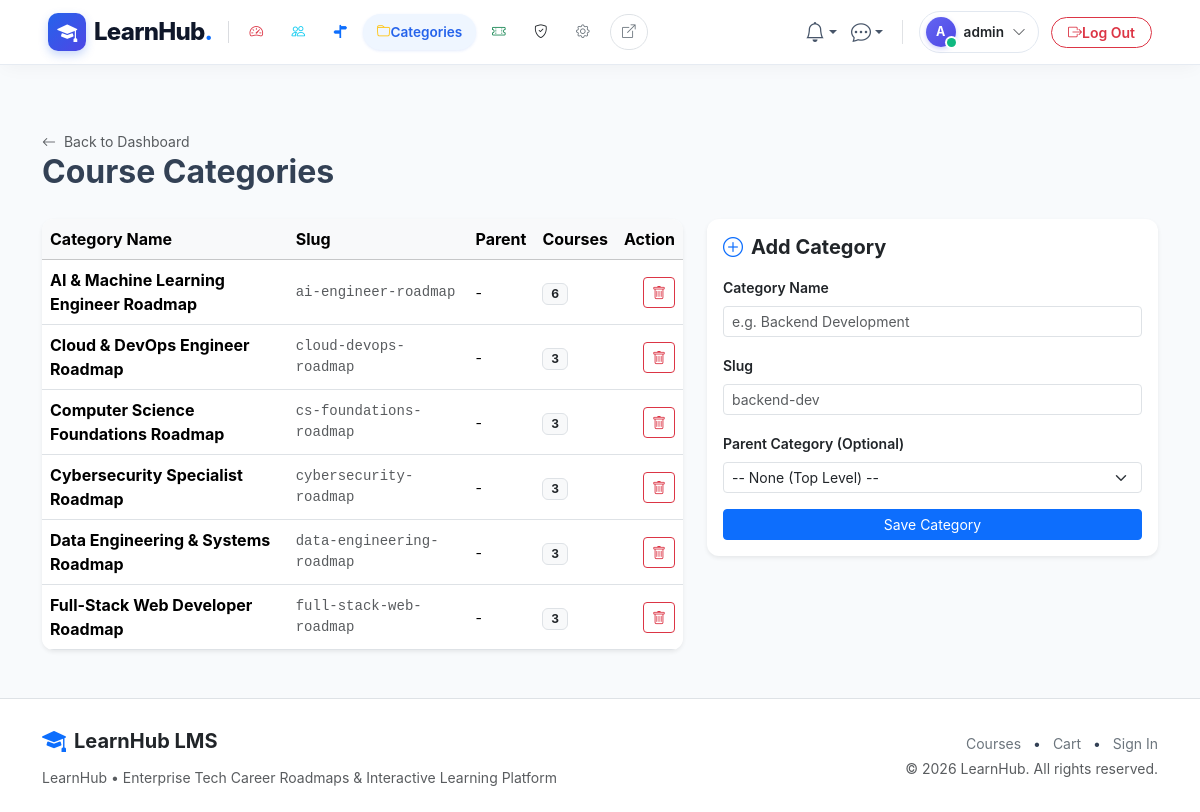
The app's page /admin/categories (signed in) with its own data.
### app/models/users.py (models this page shows, shortened)
class User(UserMixin, db.Model):
    __tablename__ = 'users'
    id = db.Column(db.Integer, primary_key=True)
    email = db.Column(db.String(120), unique=True, nullable=False, index=True)
    username = db.Column(db.String(80), unique=True, nullable=False, index=True)
    password_hash = db.Column(db.String(255), nullable=False)
    role_id = db.Column(db.Integer, db.ForeignKey('roles.id'), nullable=False)
    is_active = db.Column(db.Boolean, default=True, nullable=False)
    last_login = db.Column(db.DateTime, nullable=True)
    created_at = db.Column(db.DateTime, default=utcnow, nullable=False)
    role = db.relationship('Role', back_populates='users', lazy='joined')
    profile = db.relationship('UserProfile', back_populates='user', uselist=False, cascade='all, delete-orphan', lazy='joined')
    notifications = db.relationship('Notification', back_populates='user', cascade='all, delete-orphan', lazy='select', order_by='Notification.created_at.desc()')
    enrollments = db.relationship('Enrollment', back_populates='user', lazy='select')
    orders = db.relationship('Order', back_populates='user', lazy='select')
    course_instructors = db.relationship('CourseInstructor', back_populates='user', lazy='select')
    created_courses = db.relationship('Course', back_populates='creator', foreign_keys='Course.created_by', lazy='select')
    wishlists = db.relationship('Wishlist', back_populates='user', cascade='all, delete-orphan', lazy='select')
    quiz_attempts = db.relationship('QuizAttempt', back_populates='user', lazy='select')
    submissions = db.relationship('Submission', back_populates='user', lazy='select')
    forum_threads = db.relationship('ForumThread', back_populates='author', lazy='select')
    forum_posts = db.relationship('ForumPost', back_populates='author', lazy='select')
    post_likes = db.relationship('PostLike', back_populates='user', cascade='all, delete-orphan', lazy='select')
    sent_messages = db.relationship('Message', back_populates='sender', foreign_keys='Message.sender_id', lazy='select')
    received_messages = db.relationship('Message', back_populates='recipient', foreign_keys='Message.recipient_id', lazy='select')
    user_badges = db.relationship('UserBadge', back_populates='user', cascade='all, delete-orphan', lazy='select')
    reviews = db.relationship('Review', back_populates='user', lazy='select')
    audit_logs = db.relationship('AuditLog', back_populates='user', lazy='select')
    def has_role(self, role_name: str) -> bool:
        return bool(self.role and self.role.name.lower() == role_name.lower())
    @property
    def is_admin(self) -> bool:
        return self.has_role('admin')
    @property
    def is_instructor(self) -> bool:
        return self.has_role('instructor')

### app/models/catalog.py (models this page shows, shortened)
class Category(db.Model):
    __tablename__ = 'categories'
    id = db.Column(db.Integer, primary_key=True)
    name = db.Column(db.String(100), unique=True, nullable=False)
    slug = db.Column(db.String(120), unique=True, nullable=False, index=True)
    parent_id = db.Column(db.Integer, db.ForeignKey('categories.id', ondelete='SET NULL'), nullable=True)
    created_at = db.Column(db.DateTime, default=utcnow, nullable=False)
    parent = db.relationship('Category', remote_side=[id], back_populates='children')
    children = db.relationship('Category', back_populates='parent', lazy='select')
    courses = db.relationship('Course', back_populates='category', lazy='select')

### app/blueprints/admin/routes.py (the view, shortened to what this page needs)
@admin_bp.route('/categories', methods=['GET', 'POST'])
def categories():
    form = CategoryForm()
    form.parent_id.choices = [(0, '-- None (Top Level) --')] + [(c.id, c.name) for c in Category.query.order_by(Category.name).all()]
    items = Category.query.order_by(Category.name).all()
    return render_template('admin/categories.html', categories=items, form=form)

### app/templates/admin/categories.html (shortened to what this page needs)
{% extends 'base.html' %}
{% block content %}
<div class="container py-4">
  <div class="d-flex justify-content-between align-items-center mb-4">
    <div>
      <a href="{{ url_for('admin.dashboard') }}" class="text-muted small text-decoration-none">
        <i class="bi bi-arrow-left me-1"></i> Back to Dashboard
      </a>
      <h2 class="fw-bold mb-1">Course Categories</h2>
    </div>
  </div>
  <div class="row g-4">
    <div class="col-lg-7">
      <div class="card shadow-sm border-0">
        <div class="table-responsive">
          <table class="table table-hover align-middle mb-0">
            <thead class="table-light">
              <tr>
                <th>Category Name</th>
                <th>Slug</th>
                <th>Parent</th>
                <th>Courses</th>
                <th class="text-end">Action</th>
              </tr>
            </thead>
            <tbody>
              {% for c in categories %}
                <tr>
                  <td class="fw-bold">{{ c.name }}</td>
                  <td class="small font-monospace text-muted">{{ c.slug }}</td>
                  <td class="small">{{ c.parent.name if c.parent else '-' }}</td>
                  <td><span class="badge bg-light text-dark border">{{ c.courses|length }}</span></td>
                  <td class="text-end">
                    <form action="{{ url_for('admin.delete_category', id=c.id) }}" method="POST" data-confirm="Delete category '{{ c.name }}'?">
                      <button type="submit" class="btn btn-sm btn-outline-danger"><i class="bi bi-trash"></i></button>
                    </form>
                  </td>
                </tr>
              {% else %}
                <tr><td colspan="5" class="text-center py-3 text-muted">No categories yet.</td></tr>
              {% endfor %}
            </tbody>
          </table>
        </div>
      </div>
    </div>
    <div class="col-lg-5">
      <div class="card p-3 shadow-sm border-0 sticky-top" style="top: 80px;">
        <h5 class="fw-bold mb-3"><i class="bi bi-plus-circle text-primary me-2"></i>Add Category</h5>
        <form method="POST">
          <div class="mb-3">
            {{ form.name.label(class="form-label small fw-semibold") }}
            {{ form.name(class="form-control form-control-sm", placeholder="e.g. Backend Development") }}
          </div>
          <div class="mb-3">
            {{ form.slug.label(class="form-label small fw-semibold") }}
            {{ form.slug(class="form-control form-control-sm", placeholder="backend-dev") }}
          </div>
          <div class="mb-3">
            {{ form.parent_id.label(class="form-label small fw-semibold") }}
            {{ form.parent_id(class="form-select form-select-sm") }}
          </div>
          <button type="submit" class="btn btn-primary btn-sm w-100">Save Category</button>
        </form>
      </div>
    </div>
  </div>
</div>
{% endblock %}

### app/templates/partials/navbar.html (shortened to what this page needs)
{% set is_preview = is_preview if is_preview is defined else (True if (request.args.get('preview') == '1' or session.get('live_preview')) and request.blueprint != 'admin' else False) %}
{% set preview_qs = preview_qs if preview_qs is defined else ('?preview=1' if is_preview else '') %}
{% set is_admin_panel = (request.blueprint == 'admin') %}
{% set is_user_logged_in = current_user.is_authenticated and not (is_preview and not is_admin_panel) %}
{% set is_admin_user = current_user.is_authenticated and current_user.is_admin and not (is_preview and not is_admin_panel) %}
<nav class="navbar navbar-expand-lg navbar-glass sticky-top py-2">
  <div class="container-fluid px-xl-5 px-lg-4 px-3">
    <a class="navbar-brand d-flex align-items-center gap-2 text-decoration-none me-2" href="{{ url_for('admin.dashboard') if (is_admin_panel or is_admin_user) else (url_for('catalog.home') ~ preview_qs) }}">
      <div class="brand-logo-squircle">
        <i class="bi bi-mortarboard-fill"></i>
      </div>
      <span class="fs-4 brand-text leading-none">LearnHub<span class="text-primary">.</span></span>
    </a>
    <div class="offcanvas-lg offcanvas-start flex-grow-1" tabindex="-1" id="navbarOffcanvas" aria-labelledby="navbarOffcanvasLabel">
      <div class="offcanvas-body d-flex flex-column flex-lg-row align-items-lg-center justify-content-between p-3 p-lg-0 w-100">
        <ul class="navbar-nav me-auto mb-2 mb-lg-0 align-items-lg-center gap-1 flex-lg-nowrap d-none d-lg-flex">
          {% if is_admin_panel %}
            {% set is_dash_active = (request.endpoint == 'admin.dashboard') %}
            {% set is_users_active = (request.endpoint and ('user' in request.endpoint or 'role' in request.endpoint)) %}
            {% set is_roadmaps_active = (request.endpoint and 'roadmap' in request.endpoint) %}
            {% set is_cat_active = (request.endpoint and ('categor' in request.endpoint or 'department' in request.endpoint or 'tag' in request.endpoint)) %}
            {% set is_coupons_active = (request.endpoint and 'coupon' in request.endpoint) %}
            {% set is_audit_active = (request.endpoint and 'audit' in request.endpoint) %}
            {% set is_settings_active = (request.endpoint and ('setting' in request.endpoint or 'badge' in request.endpoint)) %}
            <li class="nav-item">
              <a class="nav-link admin-nav-item {% if is_dash_active %}active{% endif %}" href="{{ url_for('admin.dashboard') }}" title="Dashboard">
                <i class="bi bi-speedometer2 text-danger {% if is_dash_active %}me-1.5{% endif %}"></i>
              </a>
            </li>
            <li class="nav-item">
              <a class="nav-link admin-nav-item {% if is_users_active %}active{% endif %}" href="{{ url_for('admin.users_list') }}" title="Users & Roles">
                <i class="bi bi-people text-info {% if is_users_active %}me-1.5{% endif %}"></i>
              </a>
            </li>
            <li class="nav-item">
              <a class="nav-link admin-nav-item {% if is_roadmaps_active %}active{% endif %}" href="{{ url_for('admin.roadmaps') }}" title="Career Roadmaps">
                <i class="bi bi-signpost-split-fill text-primary {% if is_roadmaps_active %}me-1.5{% endif %}"></i>
              </a>
            </li>
            <li class="nav-item">
              <a class="nav-link admin-nav-item {% if is_cat_active %}active{% endif %}" href="{{ url_for('admin.categories') }}" title="Categories & Taxonomy">
                <i class="bi bi-folder text-warning {% if is_cat_active %}me-1.5{% endif %}"></i>
                {% if is_cat_active %}<span>Categories</span>{% endif %}
              </a>
            </li>
            <li class="nav-item">
              <a class="nav-link admin-nav-item {% if is_coupons_active %}active{% endif %}" href="{{ url_for('admin.coupons') }}" title="Promo Coupons">
                <i class="bi bi-ticket-perforated text-success {% if is_coupons_active %}me-1.5{% endif %}"></i>
              </a>
            </li>
            <li class="nav-item">
              <a class="nav-link admin-nav-item {% if is_audit_active %}active{% endif %}" href="{{ url_for('admin.audit_logs') }}" title="Security Audit Logs">
                <i class="bi bi-shield-check text-dark {% if is_audit_active %}me-1.5{% endif %}"></i>
              </a>
            </li>
            <li class="nav-item">
              <a class="nav-link admin-nav-item {% if is_settings_active %}active{% endif %}" href="{{ url_for('admin.settings') }}" title="System Settings">
                <i class="bi bi-gear text-secondary {% if is_settings_active %}me-1.5{% endif %}"></i>
              </a>
            </li>
            <li class="nav-item ms-1">
              <a class="nav-link admin-nav-item text-secondary border" href="{{ url_for('catalog.home', preview=1) }}" target="_blank" title="View Live Website">
                <i class="bi bi-box-arrow-up-right"></i>
              </a>
            </li>
          {% endif %}
        </ul>
        <ul class="navbar-nav ms-auto mb-2 mb-lg-0 align-items-center gap-2 flex-nowrap justify-content-end d-none d-lg-flex">
          {% if is_user_logged_in %}
            <li class="nav-item dropdown">
              <a class="btn-nav-icon position-relative text-decoration-none dropdown-toggle border-0" href="#" id="navNotifDropdown" role="button" data-bs-toggle="dropdown" aria-expanded="false" title="Notifications">
                <i class="bi bi-bell fs-5"></i>
              </a>
            </li>
            <li class="nav-item dropdown">
              <a class="btn-nav-icon position-relative text-decoration-none dropdown-toggle border-0" href="#" id="navMsgDropdown" role="button" data-bs-toggle="dropdown" aria-expanded="false" title="Direct Messages">
                <i class="bi bi-chat-dots fs-5"></i>
              </a>
            </li>
            <li class="nav-item dropdown">
              <a class="user-profile-pill d-flex align-items-center gap-2 text-decoration-none" href="#" role="button" data-bs-toggle="dropdown" aria-expanded="false">
                <div class="position-relative">
                  <div class="avatar-nav-circle">
                    {{ (current_user.username[0]|upper) if current_user.username else 'U' }}
                  </div>
                  <span class="online-dot"></span>
                </div>
                <span class="fw-semibold text-dark user-name-label">{{ current_user.username }}</span>
                <i class="bi bi-chevron-down text-muted small ms-0.5"></i>
              </a>
            </li>
            {% if is_admin_panel or is_admin_user %}
              <li class="nav-item ms-1">
                <form action="{{ url_for('auth.logout') }}" method="POST" class="m-0">
                  <button type="submit" class="btn btn-outline-danger btn-sm rounded-pill px-3 py-1 fw-semibold d-flex align-items-center gap-1.5" title="Sign out of LearnHub">
                    <i class="bi bi-box-arrow-right"></i>
                    <span>Log Out</span>
                  </button>
                </form>
              </li>
            {% endif %}
          {% endif %}
        </ul>
      </div>
    </div>
  </div>
</nav>

### records on screen
User: username "A", username "admin"
Category: name "AI & Machine Learning Engineer Roadmap", slug "ai-engineer-roadmap", parent "-", courses|length "6"
Category: name "Cloud & DevOps Engineer Roadmap", slug "cloud-devops-roadmap", parent "-", courses|length "3"
Category: name "Computer Science Foundations Roadmap", slug "cs-foundations-roadmap", parent "-", courses|length "3"
Category: name "Cybersecurity Specialist Roadmap", slug "cybersecurity-roadmap", parent "-", courses|length "3"
Category: name "Data Engineering & Systems Roadmap", slug "data-engineering-roadmap", parent "-", courses|length "3"
Category: name "Full-Stack Web Developer Roadmap", slug "full-stack-web-roadmap", parent "-", courses|length "3"
